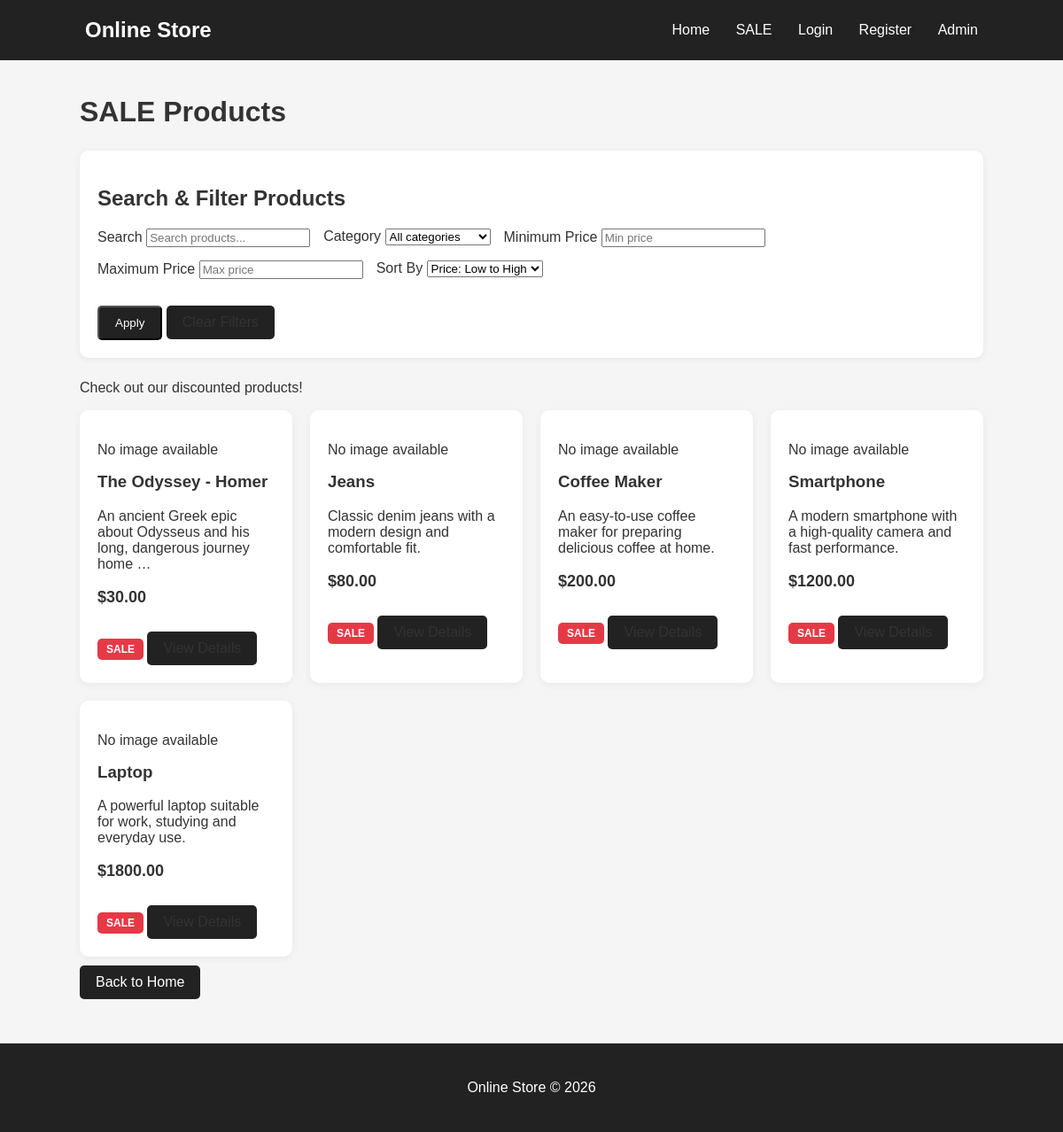
Page /sale/ on the earlier database version.
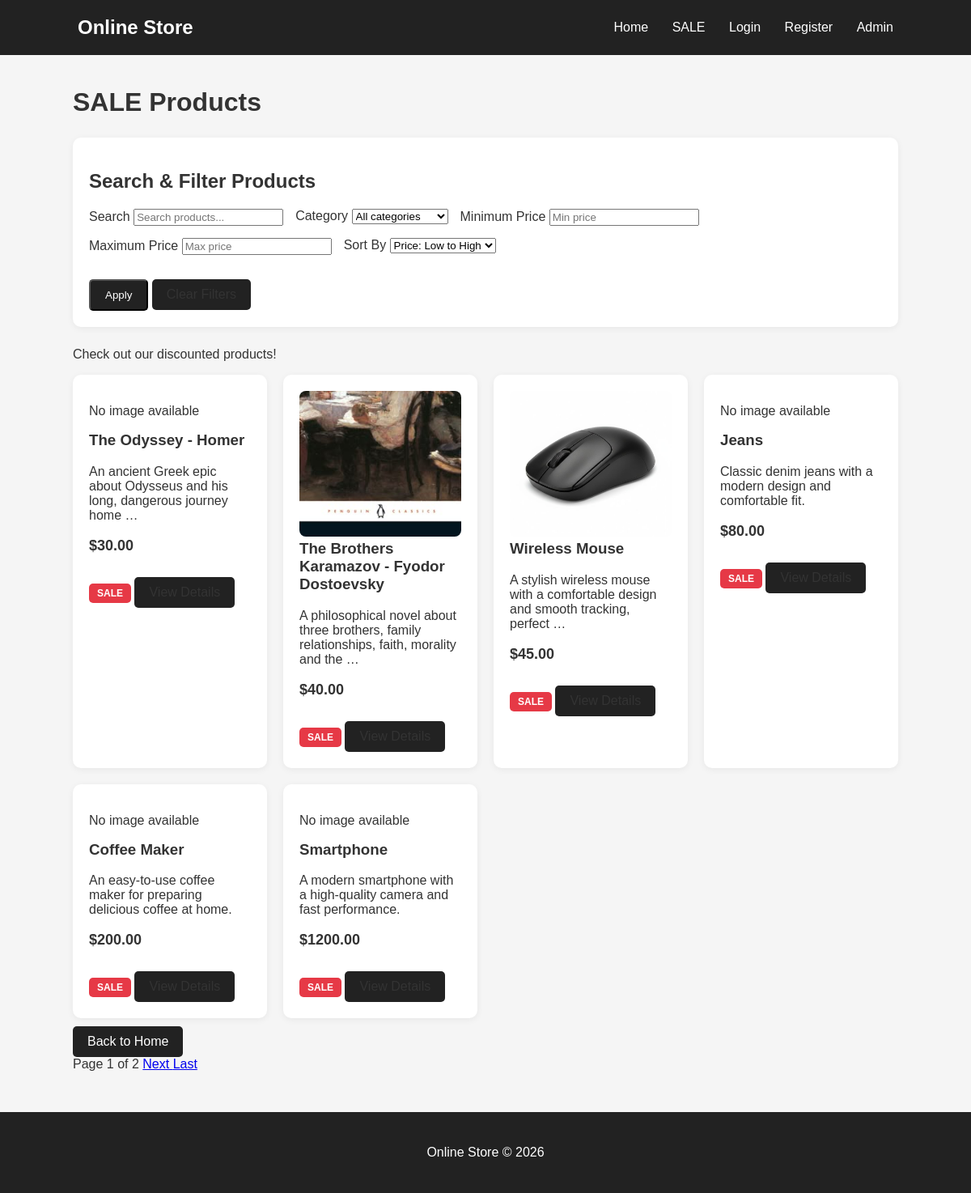
Same page on the later database version.
### catalog/models.py (models this page shows, shortened)
class Product(models.Model):
    name = models.CharField(max_length=150)
    description = models.TextField()
    price = models.DecimalField(max_digits=10, decimal_places=2)
    category = models.ForeignKey(
        Category,
        on_delete=models.CASCADE,
        related_name='products'
    )
    image = models.ImageField(
        upload_to='products/',
        blank=True,
        null=True
    )
    user = models.ForeignKey(
        settings.AUTH_USER_MODEL,
        on_delete=models.CASCADE,
        related_name='products',
        blank=True,
        null=True
    )
    is_available = models.BooleanField(default=True)
    is_on_sale = models.BooleanField(default=False)
    created_at = models.DateTimeField(auto_now_add=True)

### catalog/views.py (the view)
class SaleProductsView(ListView):
    model = Product
    template_name = 'catalog/sale_products.html'
    context_object_name = 'products'
    paginate_by = 6
    def get_queryset(self):
        queryset = Product.objects.filter(
            is_available=True,
            is_on_sale=True
        )
        return apply_product_filters(
            self.request,
            queryset,
            use_sale=False
        )
    def get_context_data(self, **kwargs):
        context = super().get_context_data(**kwargs)
        context['categories'] = Category.objects.annotate(
            product_count=Count('products')
        ).filter(product_count__gt=0)
        context['show_category_filter'] = True
        context['show_sale_filter'] = False
        return context

### catalog/templates/catalog/sale_products.html (shortened to what this page needs)
{% extends 'catalog/base.html' %}
{% block content %}
<h1>SALE Products</h1>
{% include 'catalog/search_filters.html' %}
<p>Check out our discounted products!</p>
<div class="product-grid">
    {% for product in products %}
        <div class="product-card">
            {% if product.image %}
                <img
                    src="{{ product.image.url }}"
                    alt="{{ product.name }}"
                    style="width: 100%; height: 180px; object-fit: cover; border-radius: 8px;"
                >
            {% else %}
                <p>No image available</p>
            {% endif %}
            <h3>
                <a href="{% url 'product_detail' product.pk %}">
                    {{ product.name }}
                </a>
            </h3>
            <p>{{ product.description|truncatewords:12 }}</p>
            <p class="price">${{ product.price }}</p>
            <span class="sale">SALE</span>
            <a href="{% url 'product_detail' product.pk %}"
               class="button">
            </a>
        </div>
    {% empty %}
        <p>No discounted products available.</p>
    {% endfor %}
</div>
<a href="{% url 'home' %}" class="button">Back to Home</a>
{% include 'catalog/pagination.html' %}
{% endblock %}

### catalog/templates/catalog/base.html (shortened to what this page needs)
<!DOCTYPE html>
<html lang="en">
<head>
</head>
<body>
    <header>
        <h2>Online Store</h2>
<nav>
    <a href="{% url 'home' %}">Home</a>
    <a href="{% url 'sale_products' %}">SALE</a>
    {% if user.is_authenticated %}
        <span style="color: white;">
            Hello, {{ user.username }}
        </span>
        <form method="POST" action="{% url 'logout' %}"
              style="display: inline;">
            {% csrf_token %}
            <button type="submit" class="button">
                Logout
            </button>
        </form>
    {% else %}
        <a href="{% url 'login' %}">Login</a>
        <a href="{% url 'register' %}">Register</a>
    {% endif %}
    <a href="/admin/">Admin</a>
</nav>
    </header>
    <div class="container">
        {% block content %}
        {% endblock %}
    </div>
    <footer>
        <p>Online Store &copy; 2026</p>
    </footer>
</body>
</html>

### catalog/templates/catalog/search_filters.html (shortened to what this page needs)
<form method="GET" class="product-card"
      style="margin-bottom: 25px;">
    <h2>Search & Filter Products</h2>
    <div style="display: flex; flex-wrap: wrap; gap: 15px;">
        <div>
            <label>Search</label>
            <input
                type="text"
                name="q"
                placeholder="Search products..."
                value="{{ request.GET.q|default:'' }}"
            >
        </div>
        {% if show_category_filter %}
            <div>
                <label>Category</label>
                <select name="category">
                    <option value="">All categories</option>
                </select>
            </div>
        {% endif %}
        <div>
            <label>Minimum Price</label>
            <input
                type="number"
                name="min_price"
                min="0"
                step="0.01"
                value="{{ request.GET.min_price|default:'' }}"
                placeholder="Min price"
            >
        </div>
        <div>
            <label>Maximum Price</label>
            <input
                type="number"
                name="max_price"
                min="0"
                step="0.01"
                value="{{ request.GET.max_price|default:'' }}"
                placeholder="Max price"
            >
        </div>
        <div>
            <label>Sort By</label>
            <select name="sort">
                <option value="price_asc"
                    {% if not request.GET.sort or request.GET.sort == 'price_asc' %}selected{% endif %}>
                    Price: Low to High
                </option>
            </select>
        </div>
    </div>
    <div style="margin-top: 20px;">
        <button type="submit" class="button">
            Apply
        </button>
        <a href="{{ request.path }}" class="button">
        </a>
    </div>
</form>

### catalog/templates/catalog/pagination.html (shortened to what this page needs)
{% if is_paginated %}
<div class="pagination">
    <span>
        Page {{ page_obj.number }}
        of {{ page_obj.paginator.num_pages }}
    </span>
    {% if page_obj.has_next %}
        <a href="?q={{ request.GET.q|urlencode }}&category={{ request.GET.category|urlencode }}&sale={{ request.GET.sale|urlencode }}&min_price={{ request.GET.min_price|urlencode }}&max_price={{ request.GET.max_price|urlencode }}&sort={{ request.GET.sort|urlencode }}&page={{ page_obj.next_page_number }}">
            Next
        </a>
        <a href="?q={{ request.GET.q|urlencode }}&category={{ request.GET.category|urlencode }}&sale={{ request.GET.sale|urlencode }}&min_price={{ request.GET.min_price|urlencode }}&max_price={{ request.GET.max_price|urlencode }}&sort={{ request.GET.sort|urlencode }}&page={{ page_obj.paginator.num_pages }}">
            Last
        </a>
    {% endif %}
</div>
{% endif %}

### catalog/templates/catalog/base.html (style rules this page uses)
* { box-sizing: border-box; }
body { margin: 0; font-family: Arial, sans-serif; background-color: #f5f5f5; color: #333; }
header { background-color: #222; padding: 20px 8%; display: flex; justify-content: space-between; align-items: center; }
header h2 { color: white; margin: 0; }
nav a { color: white; text-decoration: none; margin-left: 25px; }
.container { width: 85%; max-width: 1200px; margin: 40px auto; }
h1 { margin-bottom: 25px; }
.product-grid { display: grid; grid-template-columns: repeat(auto-fill, minmax(220px, 1fr)); gap: 20px; }
.product-card { background-color: white; padding: 20px; border-radius: 10px; box-shadow: 0 2px 8px rgba(0,0,0,0.06); }
.product-card h3 { margin-top: 0; }
.product-card a { color: #333; text-decoration: none; }
.price { font-weight: bold; font-size: 18px; }
.sale { color: white; background-color: #e63946; padding: 5px 10px; border-radius: 5px; font-size: 12px; font-weight: bold; }
.button { display: inline-block; background-color: #222; color: white; padding: 10px 18px; border-radius: 5px; text-decoration: none; margin-top: 10px; }
footer { text-align: center; padding: 25px; margin-top: 50px; background-color: #222; color: white; }

Differences in the rows shown:
no longer on this page (row edited): Product: shows "No image available", name "Laptop", description "A powerful laptop suitable for work, studying and everyday use.", price "1800.00"
added Product: image (picture), name "The Brothers Karamazov - Fyodor Dostoevsky", description "A philosophical novel about three brothers, family relationships, faith, morality and the …", price "40.00"
added Product: image (picture), name "Wireless Mouse", description "A stylish wireless mouse with a comfortable design and smooth tracking, perfect …", price "45.00"
Other differences:
{{ page_obj.number }}: (not shown) → "1"
{{ page_obj.paginator.num_pages }}: (not shown) → "2"
text now shown: "Page of Next Last"
